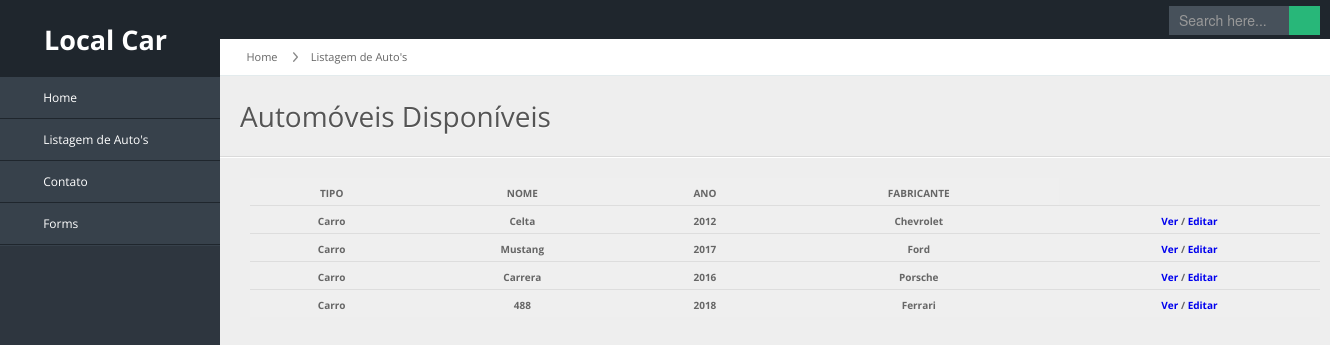
The page /veiculos/automovel/ on the database as committed earlier.
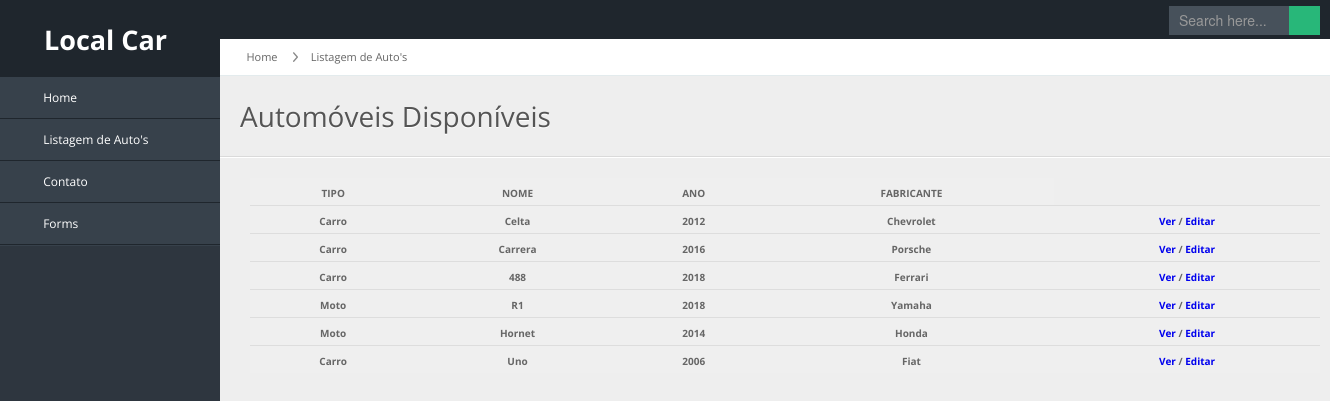
The same page on the database as committed later.
### veiculos/models.py (models this page shows)
class Veiculo(models.Model):
      tipo = models.CharField(max_length=50)
      nome = models.CharField(max_length=50)
      ano = models.CharField(max_length=4)
      fabricante = models.CharField(max_length=50)

### veiculos/views.py (the view)
# urls.py: path('automovel/', views.automovel_list),
def automovel_list(request):
      veiculos = Veiculo.objects.all()
      return render(request, 'automovel/list.html', {'veiculos':veiculos})

### veiculos/templates/automovel/list.html
{% extends "base.html" %} {% load static %} {% block content %}
<div id="content-header">
      <div id="breadcrumb">
            <a href="/veiculos/" title="Ir até a Home" class="tip-bottom">
                  <i class="icon-home"></i> Home</a>
            <a href="/veiculos/automovel" class="tip-bottom">Listagem de Auto's</a>
      </div>
      <h1>Automóveis Disponíveis</h1>
      <hr>
</div>
<div class="span11">
      <table class="table">
            <thead>
                  <tr>
                        <th>TIPO</th>
                        <th>NOME</th>
                        <th>ANO</th>
                        <th>FABRICANTE</th>
                  </tr>
            </thead>
            <tbody>
                  {% for veiculo in veiculos %}
                  <tr>
                        <th>{{veiculo.tipo}}</th>
                        <th>{{veiculo.nome}}</th>
                        <th>{{veiculo.ano}}</th>
                        <th>{{veiculo.fabricante}}</th>
                        <th>
                            <a href="/veiculos/automovel/{{veiculo.id}}/">Ver</a>
                              /
                            <a href="/veiculos/automovel/{{veiculo.id}}/edit/">Editar</a>
                        </th>
                  </tr>
                  {% endfor %}
            </tbody>
      </table>
</div>
{% endblock %}

### veiculos/templates/base.html (shortened to what this page needs)
{%load static%}
<!DOCTYPE html>
<html lang="en">
<head>
  <link rel="stylesheet" href="{% static 'css/bootstrap.min.css' %}" />
  <link rel="stylesheet" href="{% static 'css/bootstrap-responsive.min.css' %}" />
  <link rel="stylesheet" href="{% static 'css/fullcalendar.css' %}" />
  <link rel="stylesheet" href="{% static 'css/matrix-style.css' %}" />
  <link rel="stylesheet" href="{% static 'css/matrix-media.css' %}" />
  <link href="{% static 'font-awesome/css/font-awesome.css' %}" rel="stylesheet" />
  <link rel="stylesheet" href="{% static 'css/jquery.gritter.css' %}" />
  <link href="{% static 'font-awesome/css/font-awesome.css' %}" rel="stylesheet" />
</head>
<body>
  <div id="header">
    <h1 id="nome-locadora">
      <a> Local Car</a>
    </h1>
    <div id="search">
      <input type="text" placeholder="Search here..." />
      <button type="submit" class="tip-bottom" title="Search">
        <i class="icon-search icon-white"></i>
      </button>
    </div>
  </div>
  <div id="sidebar">
    <ul>
      <li>
        <a id="icone" href="/veiculos/">
          <i class="icon icon-home"></i>
          <span>Home</span>
        </a>
      </li>
      <li>
        <a id="icone" href="/veiculos/automovel/">
          <i class="icon icon-th-list"></i>
          <span>Listagem de Auto's</span>
        </a>
      </li>
      <li>
        <a href="/veiculos/contato/">
          <i class="icon icon-inbox"></i>
          <span>Contato</span>
        </a>
      </li>
      <li>
        <a href="/veiculos/automovel/form/">
          <i class="icon icon-list"></i>
          <span>Forms</span>
        </a>
      </li>
    </ul>
  </div>
  <div id="content">
    <div class="container-header">
      <div>
        {% block content %}{% endblock %}
      </div>
    </div>
  </div>
</body>
</html>

### veiculos/static/css/matrix-style.css (style rules this page uses)
* { outline:none !important; -moz-outline: none !important; }
html, body { height:100% }
body { overflow-x: hidden; margin-top: -10px; font-family: 'Open Sans', sans-serif; font-size:12px; color:#666; }
#nome-locadora { color:#fff; }
select, textarea, input[type="text"], input[type="password"], input[type="datetime"], input[type="datetime-local"], input[type="date"], input[type="month"], input[type="time"], input[type="week"], input[type="number"], input[type="email"], input[type="url"], input[type="search"], input[type="tel"], input[type="color"], .uneditable-input, .label, .dropdown-menu, .btn, .well, .progress, .table-bordered, .btn-group > .btn:first-child, .btn-group > .btn:last-child, .btn-group > .btn:last-child, .btn-group > .dropdown-toggle, .alert { border-radius:0px; }
.btn, textarea, input[type="text"], input[type="password"], input[type="datetime"], input[type="datetime-local"], input[type="date"], input[type="month"], input[type="time"], input[type="week"], input[type="number"], input[type="email"], input[type="url"], input[type="search"], input[type="tel"], input[type="color"], .uneditable-input { box-shadow:none; }
hr { border-top-color:#dadada; }
#header { height: 77px; position: relative; width: 100%; z-index: -9; }
#header h1 { padding-left: 10px; padding-top: 20px; text-align: center; font-size: 27px; height: 31px; width: 191px; }
#header h1 a { display: block; }
#search { position: absolute; z-index: 25; top: 6px; right:10px; }
#search input[type=text] { padding: 4px 10px 5px; border: 0; width: 100px; }
#search button { border: 0; margin-left:-3px; margin-top: -11px; padding: 5px 10px 4px; }
#search button i { opacity: 0.8; color:#fff; }
#user-nav > ul > li > a > i, #sidebar li a i { opacity: .5; margin-top: 2px; }
#sidebar { display: block; float: left; position: relative; width: 220px; z-index: 16; }
#sidebar > ul { list-style: none; margin: 0px 0 0; padding: 0; position: absolute; width: 220px; background-color: #37414b; }
#icone { background-color: #37414b; }
#sidebar > ul > li { display: block; position: relative; }
#sidebar > ul > li > a { padding: 10px 0 10px 15px; display: block; color: #fff; }
#sidebar > ul > li > a > i { margin-right: 10px; }
#content { background: none repeat scroll 0 0 #eeeeee; margin-left: 220px; margin-right: 0; padding-bottom: 25px; position: relative; min-height:100%; width: auto; }
#content-header { position: abslute; width: 100%; margin-top: -38px; z-index: 20; }
#content-header h1 { color: #555555; font-size: 28px; font-weight: normal; float: none; text-shadow: 0 1px 0 #ffffff; margin-left: 20px; position: relative; }
#content-header h1, #content-header .btn-group { margin-top: 20px; }
#breadcrumb { background-color: #fff; border-bottom: 1px solid #e3ebed; }
#breadcrumb a { padding: 8px 20px 8px 10px; display: inline-block; background-image: url('../img/breadcrumb.png'); background-position: center right; background-repeat: no-repeat; font-size: 11px; color: #666666; }
#breadcrumb a:last-child { background-image:none; }
#breadcrumb a i { margin-right: 5px; opacity: .6; }
.stat-boxes .peity_bar_good, .stat-boxes .peity_line_good, { color: #459D1C; }
.widget-title, .modal-header, .table th, div.dataTables_wrapper .ui-widget-header { background:#efefef; border-bottom: 1px solid #CDCDCD; height: 36px; }
.table th { height: auto; font-size: 10px; padding: 5px 10px 2px; border-bottom: 0; text-align: center; color: #666666; }

### veiculos/static/css/matrix-media.css (style rules this page uses)
body { background:#2E363F; }
#header { background-color: #1f262d; margin-top:10px; }
#search input[type=text], #search button { background-color: #28b779; }
#sidebar > ul { border-bottom: 1px solid #37414b }
#sidebar > ul > li { border-top: 1px solid #37414b; border-bottom: 1px solid #1f262d; }
#search input[type=text] { background-color: #47515b; color: #fff; }

Rows that differ between the two databases and show on the page:
removed Veiculo: tipo "Carro", nome "Mustang", ano "2017", fabricante "Ford"
added Veiculo: tipo "Moto", nome "R1", ano "2018", fabricante "Yamaha"
added Veiculo: tipo "Moto", nome "Hornet", ano "2014", fabricante "Honda"
added Veiculo: tipo "Carro", nome "Uno", ano "2006", fabricante "Fiat"
